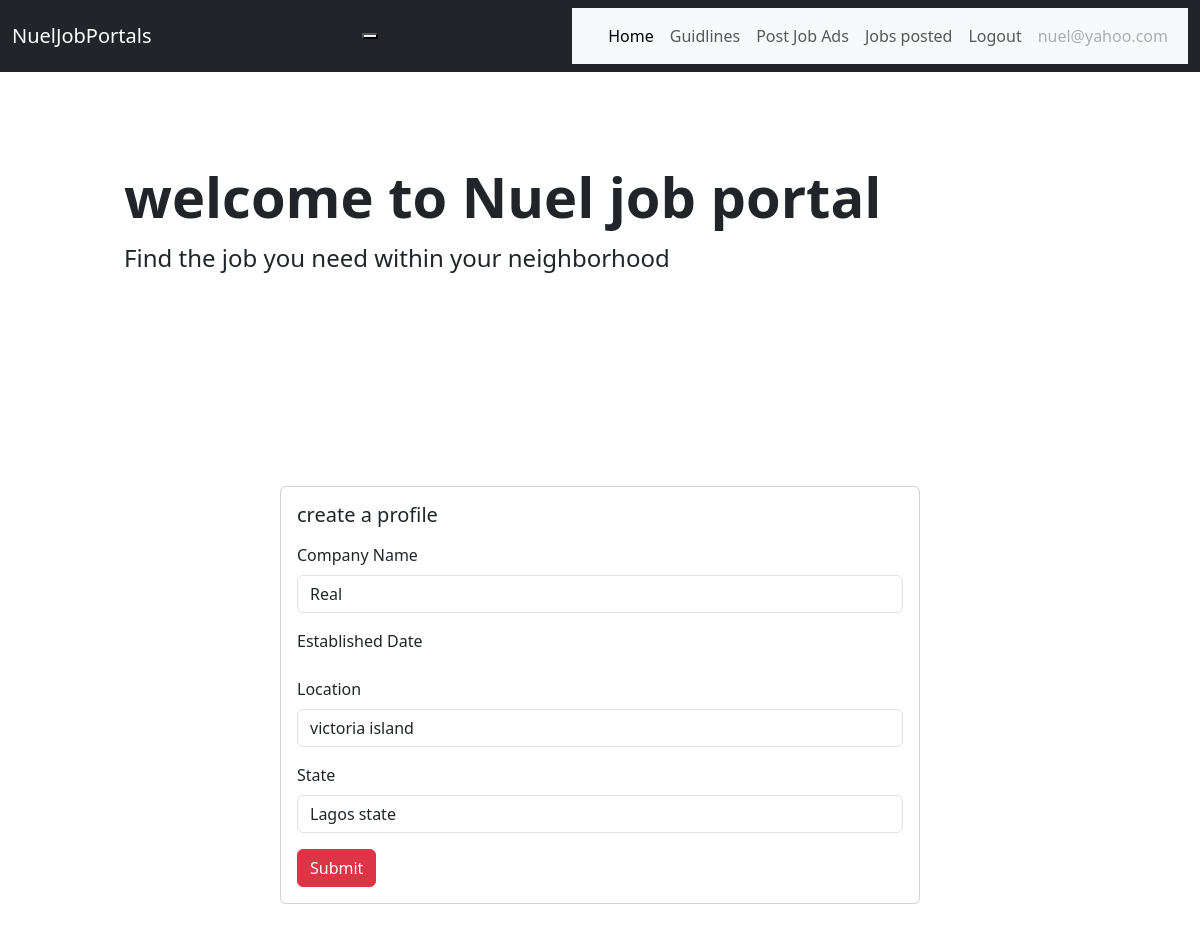
Page /employers/update_company/ (signed in) on the committed database.
### account/models.py (models this page shows)
class User(AbstractUser):
    email =models.EmailField(unique=True)
    is_recruiter =models.BooleanField(default=False)
    is_applicant =models.BooleanField(default=False)
    is_resume =models.BooleanField(default=False)
    is_company =models.BooleanField(default=False)

### employers/models.py (models this page shows, shortened)
class Employers(models.Model):
   user = models.OneToOneField(User, on_delete=models.CASCADE)
   name = models.CharField(max_length=200)
   location = models.CharField(max_length=200)
   state = models.CharField(max_length=200)
   establisedDate = models.DateField(auto_now_add = True, null=True, blank=True)
   date_created = models.DateField(auto_now_add = True, null=True, blank=True)
   class Meta:
      verbose_name_plural='Employers'
      ordering = ['-date_created']

### employers/views.py (the view, shortened to what this page needs)
# urls.py: path('update_company/', views.updateCompany, name='update_company'),
def updateCompany(request):
    if Employers.objects.get(user=request.user):
        company = Employers.objects.get(user=request.user)
        form = UpdateCompanyForm(instance=company)
        context={'form':form}
        return render(request,'accounts/update_employer.html',context)
    return redirect('account:employer_register')

### employers/forms.py
class UpdateCompanyForm(forms.ModelForm):
    class Meta:
        model = Employers
        exclude =('user',)

### templates/accounts/update_employer.html (shortened to what this page needs)
{% extends 'layouts/base.html' %}
{% load widget_tweaks %}
{% block content %}
<div class="row">
    <div class="col-md-12">
        <div class="card mx-auto" style="width: 40rem;">
            <div class="card-body">
                <h5 class="card-title mb-3">create a profile</h5>
                <form method="POST">
                    <div class="mb-3">
                        <label for="exampleInputEmail" class="form-label">Company Name </label>
                        {% render_field form.name class="form-control" %}
                        </div>
                        <div class="mb-3">
                            <label for="exampleInputEmail" class="form-label">Established Date </label>
                            </div>
                        <div class="mb-3">
                            <label for="exampleInputEmail" class="form-label">Location </label>
                            {% render_field form.location class="form-control" %}
                            </div>
                            <div class="mb-3">
                                <label for="exampleInputEmail" class="form-label">State </label>
                                {% render_field form.state class="form-control" %}
                                </div>
                        <button type="submit" class="btn btn-danger">Submit</button>
                </form>
            </div>
        </div>
    </div>
</div>
{% endblock %}

### templates/layouts/base.html (shortened to what this page needs)
<!doctype html>
<html lang="en">
  <head>
    <link href="https://cdn.jsdelivr.net/npm/bootstrap@5.3.0/dist/css/bootstrap.min.css" rel="stylesheet">
  </head>
  <body>
<nav class="navbar navbar-expand-lg navbar-dark bg-dark">
  <div class="container-fluid">
      <a href="" class="navbar-brand">NuelJobPortals</a>
      <button class="navbar-toggle" type="button" data-bs-toggle="collapse" data-bs-target="#navbarSupportedContent" aria-controls="navbarSupportedContent" aria-expanded="false" aria-label="Toggle navigation">
      </button>
      <nav class="navbar navbar-expand-lg bg-body-tertiary">
          <div class="container-fluid">
            <div class="collapse navbar-collapse" id="navbarSupportedContent">
              <ul class="navbar-nav me-auto mb-2 mb-lg-0">
                <li class="nav-item">
                  <a class="nav-link active" aria-current="page" href="/">Home</a>
                </li>
                <li class="nav-item">
                  <a class="nav-link" href="#">Guidlines</a>
                </li>
                {% if request.user.is_authenticated %}
                {% if request.user.is_applicant %}
                {% if request.user.is_resume %}
                <li class="nav-item"><a class="nav-link" href="{% url 'products:home' %}">Apply to jobs</a></li>
                <li class="nav-item">
                  <a class="nav-link active" aria-current="page" href="{% url 'job:applied-jobs' %}">
                    Manage Job Application </a>
                </li>
                {% else %}
                <li class="nav-item">
                  <a class="nav-link" href="{% url 'resume:resume_update' %}">Create Resume</a>
                </li>
                {% endif %}
                <li class="nav-item">
                  <a class="nav-link" href="{% url 'account:logout' %}">Logout</a>
                </li>
                {% elif request.user.is_recruiter %}
                {% if request.user.is_company %}
                <li class="nav-item">
                  <a class="nav-link" href="{% url 'job:create-job' %}">Post Job Ads</a>
                </li>
                {% else %}
                <li class="nav-item">
                  <a class="nav-link" href=" {% url 'employers:update_company' %}"> Create Company</a>
                </li>
                {% endif %}
                <li class="nav-item">
                  <a class="nav-link" href="{% url 'products:company_jobs' %}">Jobs posted</a>
                </li>
                <li class="nav-item">
                  <a class="nav-link" href="{% url 'account:logout' %}">Logout</a>
                </li>
                <li class="nav-item">
                  <a class="nav-link disabled" href="#" tabindex="1" aria-disabled="true">{{ request.user.email }}</a>
                </li>
              </ul>
              {% endif %}
              {% endif %}
            </div>
          </div>
        </nav>
  </div>
</nav>
<div class="container col-xl-10 col-xxl-8 px-4 py-5">
  <div class="row align-items-center g-lg-5 py-5">
      <div class="cel-lg-7 text-center text-lg-start">
          <h1 class="display-4 fw-bold lh-1 mb-3">welcome to Nuel job portal</h1>
          <p class="col-lg-10 fs-4">Find the job you need within your neighborhood </p>
      </div>
  </div>
</div>
{% block content %}
{% endblock %}
  </body>
</html>

### templates/accounts/update_employer.html (style rules this page uses)
.row { margin-bottom: 50px; }

### rows in the picture
User: user.email "nuel@yahoo.com"
Employers: name "Real", location "victoria island", state "Lagos state"
